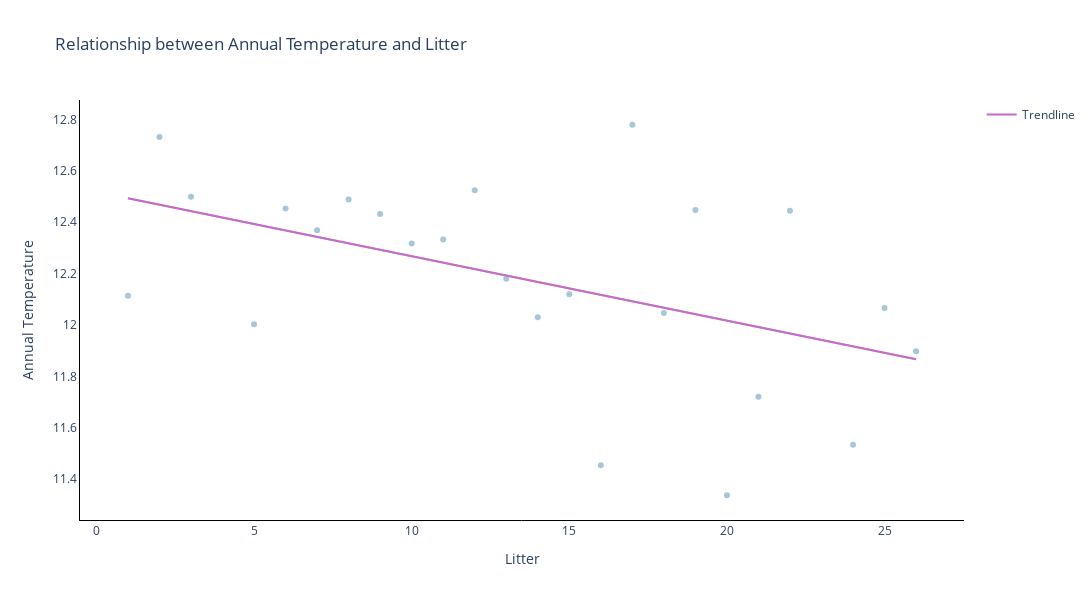

Here is the notebook cell this chart was saved with:
### Code cell
# plot a line graph
fig = px.scatter(litter_8_5, x='litter', y='t_annual', trendline = 'ols', title='Relationship between Annual Temperature and Litter',color_discrete_sequence=['#A7C6DA'])

regression_line = fig.data[1]

fig.add_trace(go.Scatter(x=regression_line.x, y=regression_line.y, mode='lines', name='Trendline', line = dict(color='#CA68C8')))

fig.update_layout(
    plot_bgcolor='white',
    xaxis_title='Litter',
    yaxis_title='Annual Temperature',
    width=1100, 
    height=600,
    xaxis=dict(
        showline=True,   
        linecolor='black'
    ),
    yaxis=dict(
        showline=True, 
        linecolor='black'
    )
)

fig.data[0].update(
    hovertemplate='Litter: %{x}<br>Annual Temperature: %{y:.3f}<extra></extra>'
)

fig.data[1].update(
    hovertemplate='Regression Line<br>x: %{x}<br>y: %{y:.3f}<extra></extra>'
)

fig.show()

### Figure 1 — Plotly figure (JSON) as saved in the notebook; plotly's stock layout.template omitted (floating-point values rounded to 4 significant figures)
{"data": [{"hovertemplate": "Litter: %{x}<br>Annual Temperature: %{y:.3f}<extra></extra>", "legendgroup": "", "marker": {"color": "#A7C6DA", "symbol": "circle"}, "mode": "markers", "name": "", "orientation": "v", "showlegend": false, "type": "scatter", "x": [1, 2, 3, 5, 6, 7, 8, 9, 10, 11, 12, 13, 14, 15, 16, 17, 18, 19, 20, 21, 22, 24, 25, 26], "xaxis": "x", "y": [12.11, 12.73, 12.5, 12.0, 12.45, 12.37, 12.49, 12.43, 12.32, 12.33, 12.52, 12.18, 12.03, 12.12, 11.45, 12.78, 12.05, 12.45, 11.34, 11.72, 12.44, 11.53, 12.07, 11.9], "yaxis": "y"}, {"hovertemplate": "Regression Line<br>x: %{x}<br>y: %{y:.3f}<extra></extra>", "legendgroup": "", "marker": {"color": "#A7C6DA", "symbol": "circle"}, "mode": "lines", "name": "", "showlegend": false, "type": "scatter", "x": [1, 2, 3, 5, 6, 7, 8, 9, 10, 11, 12, 13, 14, 15, 16, 17, 18, 19, 20, 21, 22, 24, 25, 26], "xaxis": "x", "y": [12.49, 12.47, 12.44, 12.39, 12.37, 12.34, 12.32, 12.29, 12.27, 12.24, 12.22, 12.19, 12.17, 12.14, 12.12, 12.09, 12.07, 12.04, 12.02, 11.99, 11.97, 11.92, 11.89, 11.87], "yaxis": "y"}, {"line": {"color": "#CA68C8"}, "mode": "lines", "name": "Trendline", "type": "scatter", "x": [1, 2, 3, 5, 6, 7, 8, 9, 10, 11, 12, 13, 14, 15, 16, 17, 18, 19, 20, 21, 22, 24, 25, 26], "y": [12.49, 12.47, 12.44, 12.39, 12.37, 12.34, 12.32, 12.29, 12.27, 12.24, 12.22, 12.19, 12.17, 12.14, 12.12, 12.09, 12.07, 12.04, 12.02, 11.99, 11.97, 11.92, 11.89, 11.87]}], "layout": {"height": 600, "legend": {"tracegroupgap": 0}, "plot_bgcolor": "white", "title": {"text": "Relationship between Annual Temperature and Litter"}, "width": 1100, "xaxis": {"anchor": "y", "domain": [0, 1], "linecolor": "black", "showline": true, "title": {"text": "Litter"}}, "yaxis": {"anchor": "x", "domain": [0, 1], "linecolor": "black", "showline": true, "title": {"text": "Annual Temperature"}}}}
